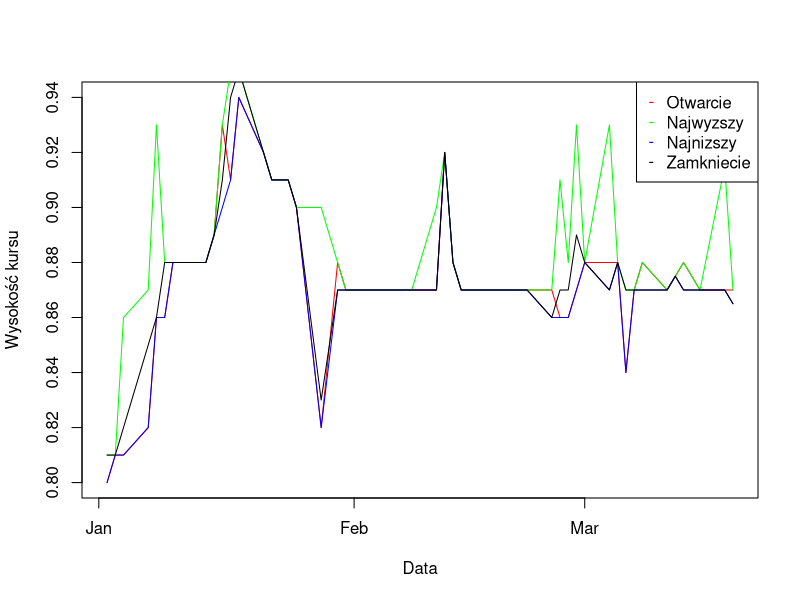
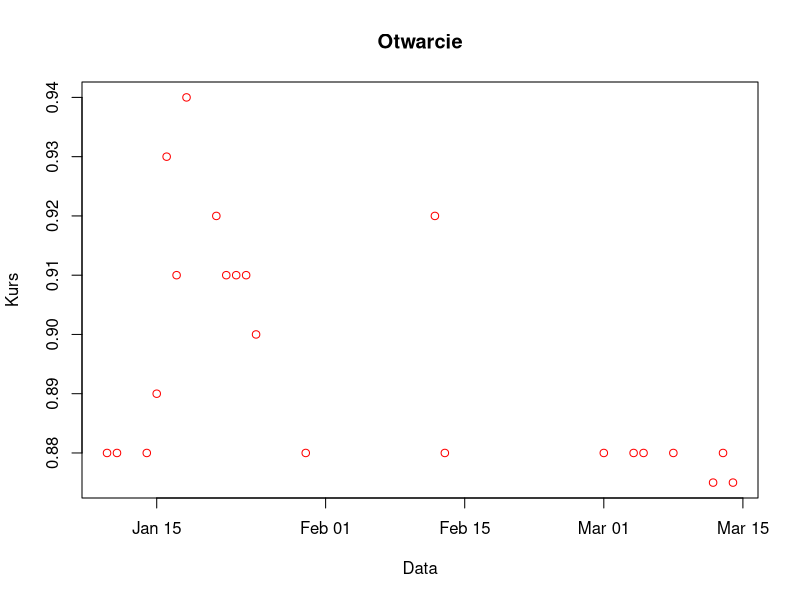
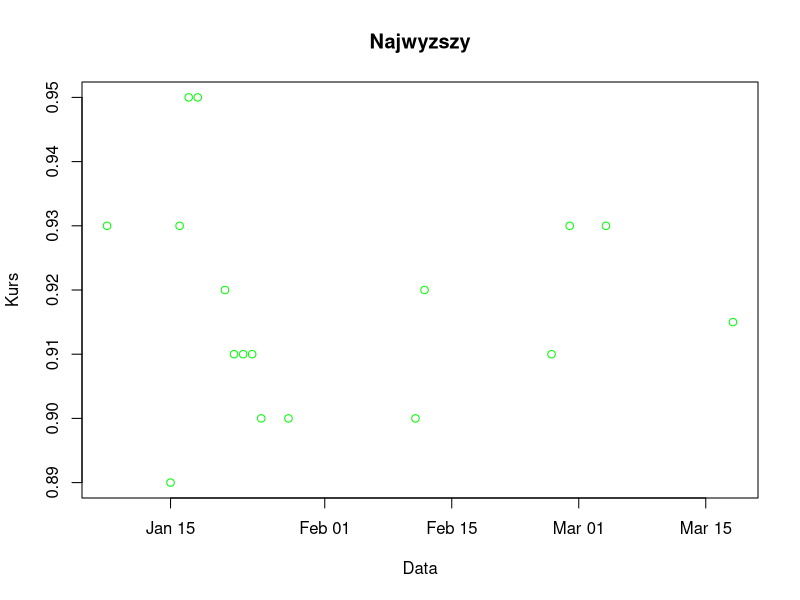
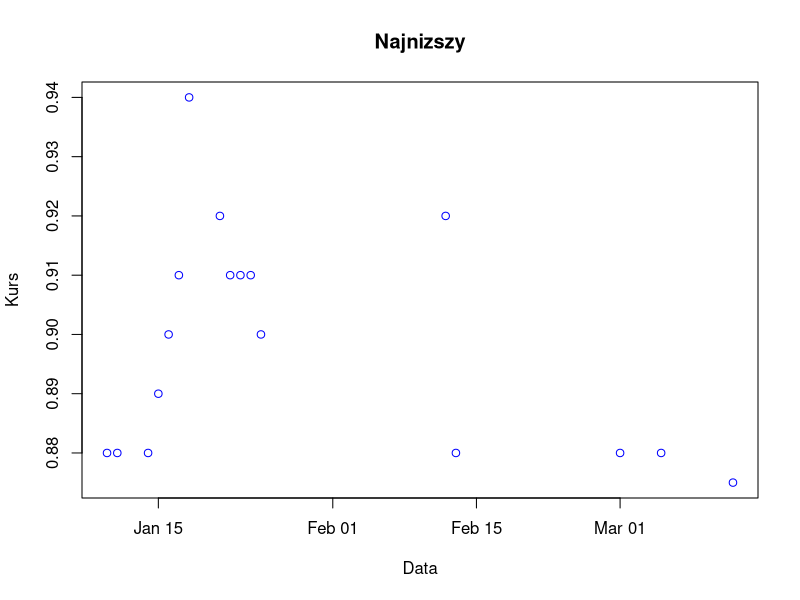
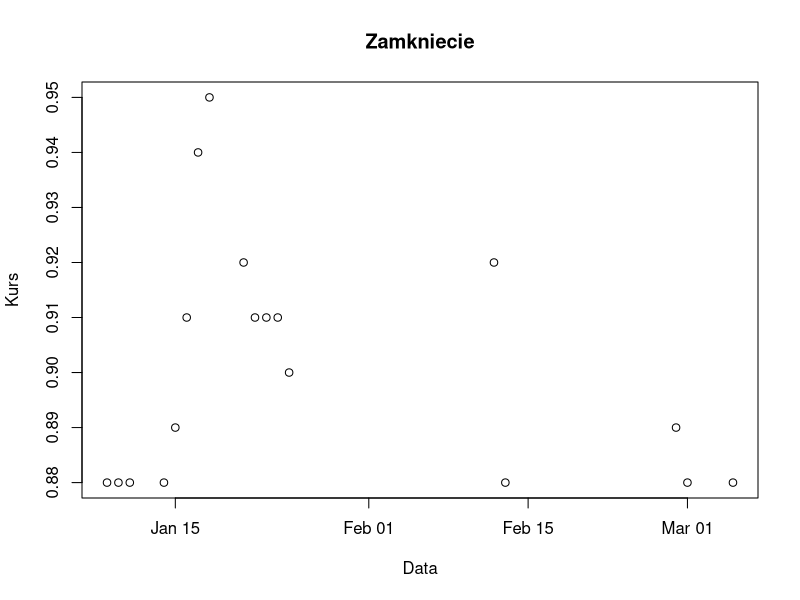
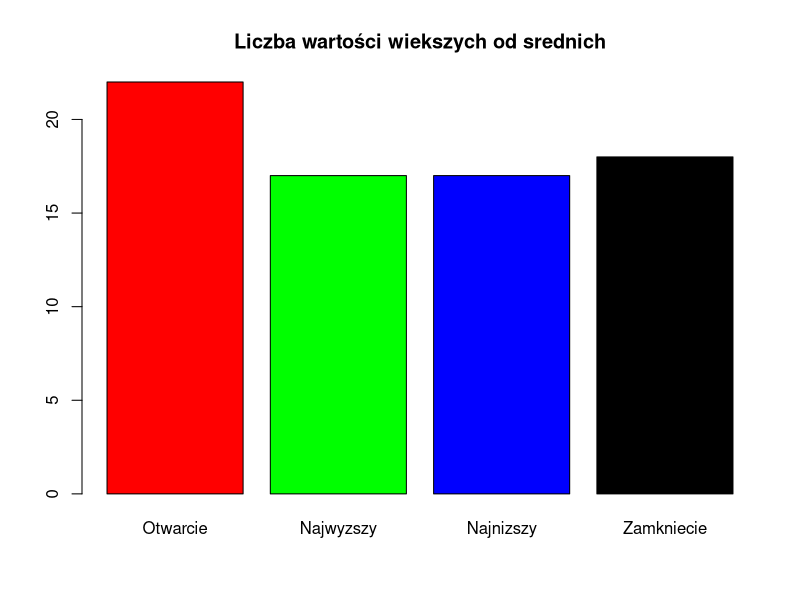
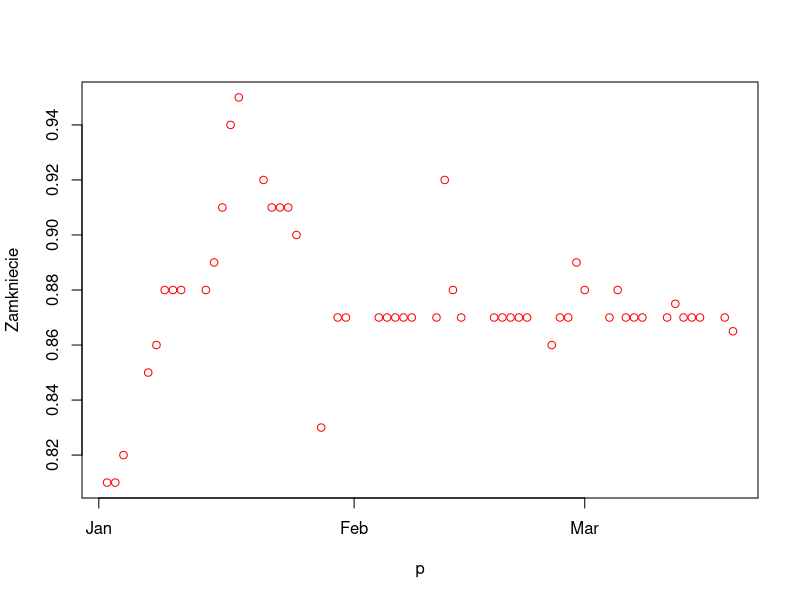
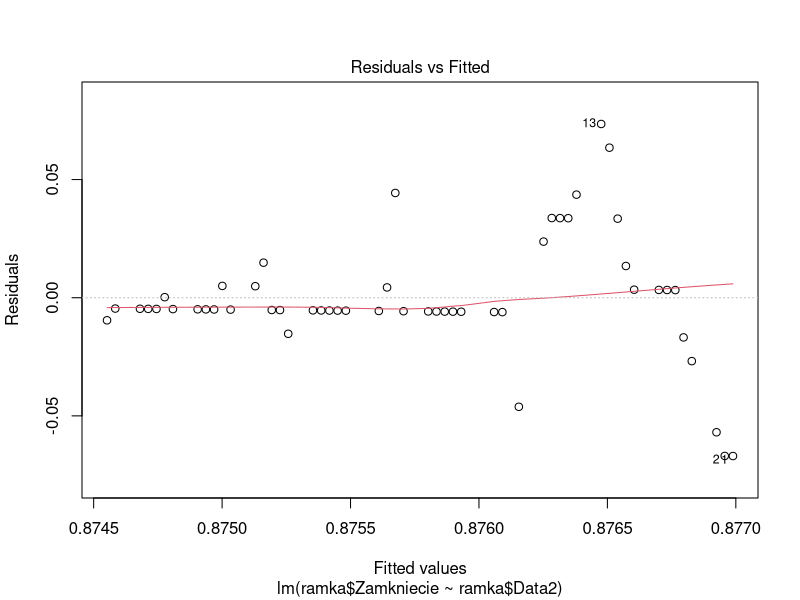

Reproduce these figures in R, in order.
## ---- chunk 1
knitr::opts_chunk$set(echo = TRUE)
## ---- chunk 2
setwd('~/Desktop/ts-r/cw3')
df <- read.csv("soja-data.csv")
head(df)
## ---- chunk 3
Data<-df$Data
Otwarcie<-df$Otwarcie
Najwyzszy<-df$Najwyzszy
Najnizszy<-df$Najnizszy
Zamkniecie<-df$Zamkniecie
Wolumen<-df$Wolumen
## ---- chunk 4
Data2 <- as.Date(Data, "%Y-%m-%d")
df<-cbind(df,Data2)
Data3<- as.numeric(1:length(Data2))
## ---- chunk 5
summary(df)
## ---- chunk 6
plot(Data2,Otwarcie,type = "l", col='red' ,xlab = "Data",ylab = "Wysokość kursu")
lines(Data2,Najwyzszy,type = "l", col='green', main = "Najwyzszy")
lines(Data2,Najnizszy,type = "l", col = 'blue', main = "Najnizszy")
lines(Data2,Zamkniecie,type = "l",main = "Zamkniecie")
legend("topright",c("Otwarcie","Najwyzszy","Najnizszy","Zamkniecie"),col = c("red","green","blue","black"),pch = "-")
## ---- chunk 7
sredniaotw=mean(Otwarcie)
srednianajw=mean(Najwyzszy)
srednianajn=mean(Najnizszy)
sredniazamk=mean(Zamkniecie)
## ---- chunk 8
otwarcia<-df[Otwarcie>sredniaotw,c(7,2)]
najwyzsze<-df[Najwyzszy>srednianajw,c(7,3)]
najnizsze<-df[Najnizszy>srednianajn,c(7,4)]
zamkniecia<-df[Zamkniecie>sredniazamk,c(7,5)]
## ---- chunk 9
plot(otwarcia,col="red",main ="Otwarcie",xlab="Data",ylab="Kurs")
plot(najwyzsze,col="green",main="Najwyzszy",xlab="Data",ylab="Kurs")
plot(najnizsze,col="blue",main="Najnizszy",xlab="Data",ylab="Kurs")
plot(zamkniecia,main="Zamkniecie",xlab="Data",ylab="Kurs")
## ---- chunk 10
length(otwarcia$Otwarcie)
length(najwyzsze$Najwyzszy)
length(najnizsze$Najnizszy)
length(zamkniecia$Zamkniecie)
## ---- chunk 11
w<-c(length(otwarcia$Otwarcie),length(najwyzsze$Najwyzszy), length(najnizsze$Najnizszy), length(zamkniecia$Zamkniecie))
colors=c("red","green","blue","black")
barplot(w,names = c("Otwarcie","Najwyzszy","Najnizszy","Zamkniecie"),main="Liczba wartości wiekszych od srednich",col = colors)
## ---- chunk 12
ramka<-data.frame(Data2,Zamkniecie)
head(ramka)
plot(ramka,'p',col="red");
reg <- lm(ramka$Zamkniecie~ramka$Data2);
plot(reg);
abline(reg)
summary(reg)
## ---- chunk 13
uczacy<-data.frame(Data3[1:40],Zamkniecie[1:40])
testowy<-data.frame(Data3[41:51],Zamkniecie[41:51])
## ---- chunk 14
reg1<-lm(Zamkniecie~Data3, data=uczacy)
plot(reg1);
abline(reg1)
summary(reg1)
## ---- chunk 15
wsp=coef(reg1)
a=wsp[2]
b=wsp[1]
prognoza=a*testowy$Data3.41.51. +b
prognoza
## ---- chunk 16
plot(testowy$Data3.41.51.,testowy$Zamkniecie.41.51., main = "Prognoza", ylab = "Zamkniecie", xlab = "Dni 41- 51")
lines(testowy$Data3.41.51., prognoza, col="red")
## ---- chunk 17
mean((prognoza-testowy$Zamkniecie.41.51.)^2)
## ---- chunk 18
sum((prognoza-testowy$Zamkniecie)^2)/sum(testowy$Zamkniecie^2)
